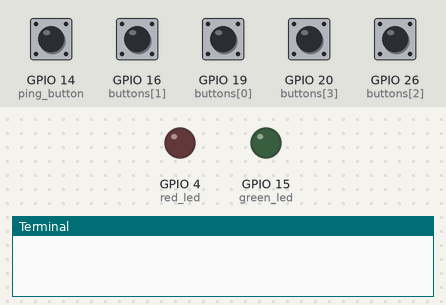
Simulated run of this program. Board: Raspberry Pi (BCM pin numbers). Parts: output pins drawn as LEDs (lit = HIGH), the last lines printed to the terminal. Inputs (shaded band) come from the test bench; at power-on: GPIO 14 (ping_button), GPIO 16 (buttons[1]), GPIO 19 (buttons[0]), GPIO 20 (buttons[3]), GPIO 26 (buttons[2]) HIGH. Web requests get an empty 200 reply after 0.4 s.

Above: at 1.2 s.
1.3 s: GPIO 14 (ping_button) pulled LOW for 0.15 s
At 3.2 s:
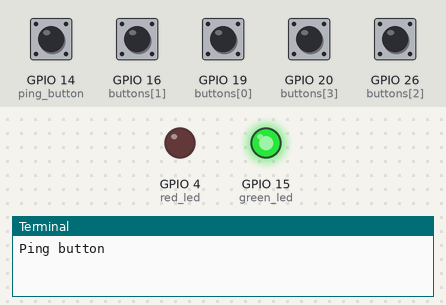
4.4 s: GPIO 16 (buttons[1]) pulled LOW for 0.15 s
At 5.6 s:
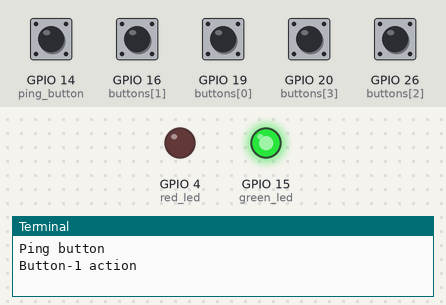
6.5 s: GPIO 16 (buttons[1]) pulled LOW for 1 s
10.5 s: GPIO 14 (ping_button) pulled LOW for 1 s
At 14.9 s:
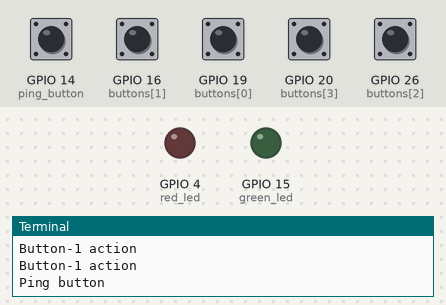
Timing chart, 0 to 15.5 s (numbered marks = the images above; inputs shaded):
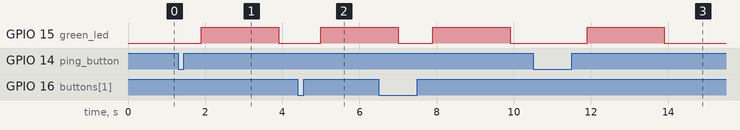

The program:

gpio.py
```python
import RPi.GPIO as GPIO
import time
import random
import urllib2

GPIO.setmode(GPIO.BCM)
GPIO.setwarnings(False)

red_led = 4
green_led = 15
ping_button = 14

buttons = [19, 16, 26, 20]

GPIO.setup(red_led, GPIO.OUT)
GPIO.setup(green_led, GPIO.OUT)

GPIO.setup(ping_button, GPIO.IN, GPIO.PUD_UP)

for button in buttons:
    GPIO.setup(button, GPIO.IN, GPIO.PUD_UP)

buttonPressed = -1
while True:
    for i in range(len(buttons)):
        if GPIO.input(buttons[i]) == False:
            buttonPressed = i
            break
        if GPIO.input(buttons[i]) == True and buttonPressed == i:
            print("Button-" + str(i) + " action")

            urllib2.urlopen("http://localhost/publish-message?button" + str(i + 1) + "=1").read()

            # Power up green LED for acknowledgement
            GPIO.output(green_led, 1)
            time.sleep(2)
            GPIO.output(green_led, 0)

            buttonPressed = -1
            break

    # Ping button
    if GPIO.input(ping_button) == False:
        buttonPressed = 4

    if GPIO.input(ping_button) == True and buttonPressed == 4:
        print("Ping button")
        urllib2.urlopen("http://localhost/publish-message?ping=1").read()

        # Power up green LED for acknowledgement
        GPIO.output(green_led, 1)
        time.sleep(2)
        GPIO.output(green_led, 0)

        buttonPressed = -1

    # Give 100 ms delay to prevent triggering of multiple events of single button press
    time.sleep(0.1)

GPIO.cleanup()
```

Measured:
- after the input at 1.3 s, GPIO 15 (green_led): LOW → HIGH after 0.60 s, → LOW 2.0 s later
- after the input at 4.4 s, GPIO 15 (green_led): LOW → HIGH after 0.60 s
- after the input at 10.5 s, GPIO 15 (green_led): LOW → HIGH after 1.4 s, → LOW 2.0 s later
